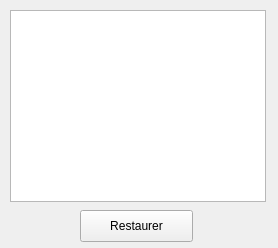
<?xml version="1.0" encoding="UTF-8"?>
<ui version="4.0">
 <class>ListVersions</class>
 <widget class="QWidget" name="ListVersions">
  <property name="geometry">
   <rect>
    <x>0</x>
    <y>0</y>
    <width>278</width>
    <height>248</height>
   </rect>
  </property>
  <property name="windowTitle">
   <string>Form</string>
  </property>
  <widget class="QListWidget" name="listWidget">
   <property name="geometry">
    <rect>
     <x>10</x>
     <y>10</y>
     <width>256</width>
     <height>192</height>
    </rect>
   </property>
  </widget>
  <widget class="QPushButton" name="restaure">
   <property name="geometry">
    <rect>
     <x>80</x>
     <y>210</y>
     <width>113</width>
     <height>32</height>
    </rect>
   </property>
   <property name="text">
    <string>Restaurer</string>
   </property>
  </widget>
 </widget>
 <resources/>
 <connections/>
</ui>
